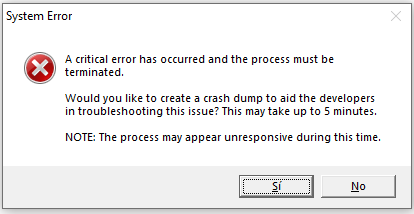
#> input picture data/imagen_proyecto.png, 414 x 214 px, found by its file name
$ python semana09_vision.py
#> lines starting #> are read from the running program, lines starting #| are printed output that depends on the picture; after the words box and inside, x2 and y2 are one past the last pixel; in counts of white or black regions, pixels touching at a corner belong together
import sys
from pathlib import Path
import matplotlib
matplotlib.use("Agg")
import matplotlib.pyplot as plt
import matplotlib.patches as mpatches
import numpy as np
from skimage import io, feature, filters, measure, color, morphology, data
import logging

try:
    import pytesseract
    import shutil
    HAS_TESSERACT = True
    if not shutil.which("tesseract"):
        posibles_rutas = [
            r"C:\Program Files\Tesseract-OCR\tesseract.exe",
            r"C:\Program Files (x86)\Tesseract-OCR\tesseract.exe",
            str(Path.home() / "AppData" / "Local" / "Programs" / "Tesseract-OCR" / "tesseract.exe"),
        ]
        for r in posibles_rutas:
            if Path(r).exists():
                pytesseract.pytesseract.tesseract_cmd = r
                break
except ImportError:
    HAS_TESSERACT = False

def extraer_texto_de_mascara(mask: np.ndarray, image_gray: np.ndarray) -> str:
    """
    Intenta extraer texto de la imagen completa usando pytesseract sobre la máscara binarizada.

    Args:
        mask (np.ndarray): Máscara binaria.
        image_gray (np.ndarray): Imagen en escala de grises normalizada.

    Returns:
        str: Texto extraído o cadena vacía.
    """
    texto_extraido = ""

    if HAS_TESSERACT:
        try:
            # Convertimos la máscara a uint8 para tesseract (0 o 255)
            mask_uint8 = (mask * 255).astype(np.uint8)
            # Extraemos texto usando pytesseract
            texto_extraido = pytesseract.image_to_string(mask_uint8, lang='eng').strip()
        except Exception as e:
            logging.warning(f"Error al invocar pytesseract: {e}")
            texto_extraido = ""

    return texto_extraido

def ejecutar_pipeline_vision(ruta_imagen: str, out_dir=None) -> dict:
    """
    Ejecuta el pipeline de procesamiento de visión por computador.
    """
#> called with ruta_imagen = 'data/imagen_proyecto.png'
    path_img = Path(ruta_imagen)

    # 1. Cargar imagen (si no existe usar una de ejemplo temporalmente)
    if path_img.exists():
        image_rgb = io.imread(str(path_img))
#> image_rgb is the input picture: shape (214, 414, 4); mean R, G, B, A 238.2, 237.1, 237.4, 255
        if image_rgb.ndim == 3:
            if image_rgb.shape[-1] == 4:
                image_rgb = image_rgb[..., :3]
#> image_rgb: shape (214, 414, 3)
            image_gray = color.rgb2gray(image_rgb)
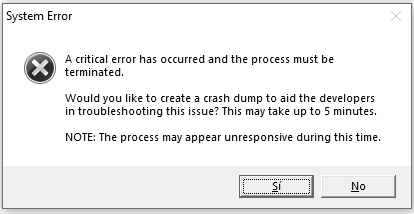
#> image_gray: shape (214, 414) float64; min 0, max 1, mean 0.931
        else:
            image_gray = image_rgb
    else:
        print(f"Advertencia: La imagen {ruta_imagen} no se encontró. Usando imagen de prueba (cámara).")
        image_rgb = data.camera()
        image_gray = image_rgb / 255.0

    # Asegurarnos de que image_gray está en [0.0, 1.0]
    if image_gray.max() > 1.5:
        image_gray = image_gray / 255.0

    print(f"Dimensiones de la imagen: {image_gray.shape}")
#| Dimensiones de la imagen: (214, 414)

    # 2. Análisis comparativo de sigma en Canny
    sigmas = [1.0, 2.0, 3.0]
    print("\n--- Análisis de bordes según Sigma ---")
    mejor_sigma = 2.0
    edges_optimo = None
    pixeles_canny_por_sigma = {}

    for s in sigmas:
        edges = feature.canny(image_gray, sigma=s)
        pixeles_borde = np.sum(edges)
        pixeles_canny_por_sigma[f"sigma_{s}"] = int(pixeles_borde)
        print(f"Sigma = {s}: {pixeles_borde} píxeles de borde detectados.")
        if s == mejor_sigma:
            edges_optimo = edges
#> this loop made 3 passes
#> pixeles_borde on passes 1 to 3: 8052, 5479, 4744
#| Sigma = 1.0: 8052 píxeles de borde detectados.
#| Sigma = 2.0: 5479 píxeles de borde detectados.
#| Sigma = 3.0: 4744 píxeles de borde detectados.
#> pass 1, in ejecutar_pipeline_vision, `edges = feature.canny(image_gray, sigma=s)`:
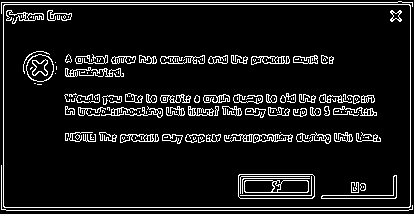
#> edges: shape (214, 414) bool; 9.1% white in thin lines or dots
#> pass 2, in ejecutar_pipeline_vision, `edges = feature.canny(image_gray, sigma=s)`:
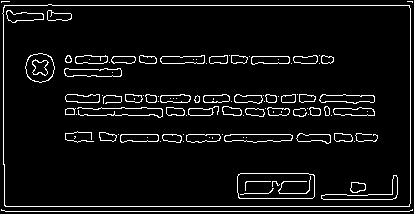
#> edges: shape (214, 414) bool; 6.2% white in thin lines or dots
#> pass 3, in ejecutar_pipeline_vision, `edges = feature.canny(image_gray, sigma=s)`:
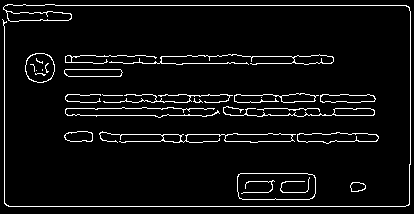
#> edges: shape (214, 414) bool; 5.4% white in thin lines or dots
#> after the loop, pixeles_canny_por_sigma = {'sigma_1.0': 8052, 'sigma_2.0': 5479, 'sigma_3.0': 4744}

    # 3. Segmentación por umbral de Otsu
    threshold = filters.threshold_otsu(image_gray)
#> threshold = 0.611
    print(f"\nUmbral Otsu calculado: {threshold:.4f}")
#| Umbral Otsu calculado: 0.6113

    # Generar máscara. Invertir si consideramos que el fondo es claro y el texto es oscuro
    if np.mean(image_gray) > 0.5:
        mask = image_gray < threshold
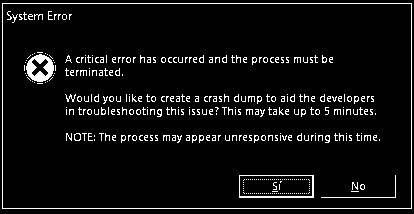
#> mask: shape (214, 414) bool; 6.1% white in thin lines or dots
    else:
        mask = image_gray > threshold

    # 4. Etiquetado de regiones conectadas
    labels = measure.label(mask)
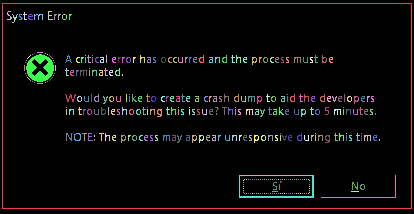
#> labels: shape (214, 414) int32; 345 distinct labels, from 0 to 344; one colour per label, 0 black
    num_regiones_total = labels.max()
#> num_regiones_total = 344
    print(f"Número total de regiones conectadas: {num_regiones_total}")
#| Número total de regiones conectadas: 344

    # Filtrado básico por área (para remover ruido y aislar texto)
    regiones_filtradas = []
    for region in measure.regionprops(labels):
        if 10 < region.area < 10000:
            regiones_filtradas.append(region)
#> after the loop, regiones_filtradas = 179 regions; largest, box (x1, y1, x2, y2) and area: (2, 3, 412, 209) 1228, (26, 54, 54, 82) 442, (239, 175, 314, 198) 285, (321, 175, 396, 198) 97, (65, 94, 76, 102) 34

    # 5. Extracción de Texto / OCR
    texto_extraido = extraer_texto_de_mascara(mask, image_gray)
#> in extraer_texto_de_mascara, `mask_uint8 = (mask * 255).astype(np.uint8)`: mask_uint8: shape (214, 414); 6.1% white in thin lines or dots
    print("\n--- Texto o Códigos Extraídos ---")
    print(f"Resultado OCR/Heurística: {texto_extraido}")

    # Determinar categoría sugerida
    categoria = "Incidente Desconocido"
    if "ERR_CONNECTION" in texto_extraido:
        categoria = "Redes / Conectividad"
    elif "0x80070005" in texto_extraido or "ACCESO DENEGADO" in texto_extraido:
        categoria = "Permisos / Seguridad"
    elif "UNAVAILABLE" in texto_extraido:
        categoria = "Servicios de Infraestructura"

    print(f"Categoría Sugerida de TI: {categoria}")

    # Armar payload para sistema híbrido
    payload = {
        "origen": "vision",
        "dimensiones": image_gray.shape,
        "umbral_otsu": float(threshold),
        "pixeles_canny_por_sigma": pixeles_canny_por_sigma,
        "regiones_detectadas": int(num_regiones_total),
        "texto_extraido": texto_extraido,
        "categoria_sugerida": categoria
    }

    # 6. Generar Artefactos Visuales
    if out_dir is None:
        dir_artefactos = Path("artifacts")
    else:
        dir_artefactos = Path(out_dir)
    dir_artefactos.mkdir(parents=True, exist_ok=True)

    fig, axes = plt.subplots(2, 2, figsize=(14, 10))
    axes = axes.ravel()

    # a) Original
    axes[0].imshow(image_rgb, cmap='gray' if image_rgb.ndim==2 else None)
    axes[0].set_title("a) Imagen Original de Error de TI")
    axes[0].axis("off")

    # b) Canny
    axes[1].imshow(edges_optimo, cmap="gray")
    axes[1].set_title(f"b) Contornos Canny (sigma={mejor_sigma})")
    axes[1].axis("off")

    # c) Otsu Mask
    axes[2].imshow(mask, cmap="gray")
    axes[2].set_title("c) Máscara Binaria (Otsu)")
    axes[2].axis("off")

    # d) Regions
    axes[3].imshow(image_gray, cmap="gray")
    axes[3].imshow(labels, cmap="nipy_spectral", alpha=0.3)

    # Dibujar bounding boxes de regiones relevantes
    for r in regiones_filtradas:
        minr, minc, maxr, maxc = r.bbox
        rect = mpatches.Rectangle((minc, minr), maxc - minc, maxr - minr,
                                  fill=False, edgecolor='red', linewidth=1.5)
        axes[3].add_patch(rect)

    axes[3].set_title("d) Regiones Conectadas (Cajas de texto/botones)")
    axes[3].axis("off")

    fig.tight_layout()
    output_path = dir_artefactos / "semana09_vision.png"
    fig.savefig(output_path, dpi=160)
    plt.close(fig)
    print(f"\nGuardado: {output_path}")

    return payload

if __name__ == "__main__":
    ruta_entrada = "data/imagen_proyecto.png"
    print("Iniciando pipeline de visión por computador para incidentes de TI...\n")
#> (the run stopped early here; a loop or call above may not have finished)
